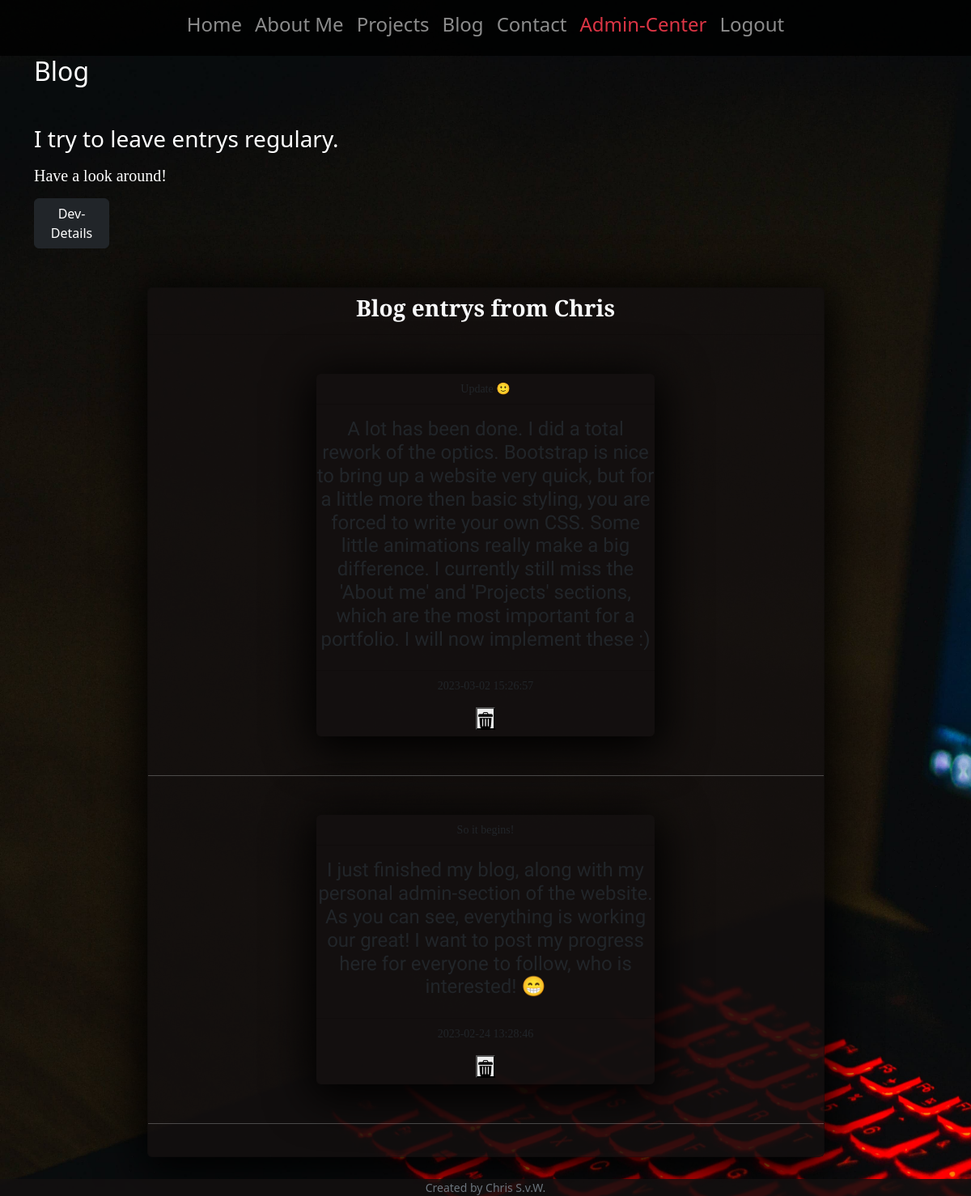
The page /blog (signed in) on the database its author committed.
### tables this page shows
CREATE TABLE blog (
post_id INTEGER NOT NULL PRIMARY KEY AUTOINCREMENT,
text TEXT NOT NULL,
title TEXT NOT NULL,
timestamp TEXT
);

### app.py (the view)
@app.route("/blog", methods=["GET"])
@login_required
def blog():
    blogs = db.execute("SELECT * FROM blog ORDER BY timestamp DESC;")
    return render_template("blog.html", blogs=blogs)

### app.py (called while the page is built)
@app.after_request
def after_request(response):
    response.headers["Cache-Control"] = "no-cache, no-store, must-revalidate, public, max-age=0"
    response.headers["Expires"] = 0
    response.headers["Pragma"] = "no-cache"
    return response

### toolbox.py (called while the page is built)
def login_required(f):
    @wraps(f)
    def decorated_function(*args, **kwargs):
        if session.get("user_id") is None:
            return redirect("/login")
        return f(*args, **kwargs)
    return decorated_function

### templates/blog.html (shortened to what this page needs)
{% extends "layout.html" %}
{% block main %}
<h2 class="text-start animation-fade-in-3 mb-5">Blog</h2>
<h3 class="text-start animation-fade-in-4 animation-fly-in-left">I try to leave entrys regulary.</h3>
<h5 class="text-start mt-3 comment-header-font  animation-fade-in-5 animation-fly-in-right">Have a look around!</h5>
<section class="pt-2 text-start" name="documentation">
  <p>
      <a class="btn col-1 btn-dark" data-bs-toggle="collapse" href="#collapseExample" role="button" aria-expanded="false" aria-controls="collapseExample">
        Dev-Details
      </a>
    </p>
</section>
<div class="buffer-1"></div>
    <div class="card mb-5 bg-dark-trans w-75 mx-auto box-shadow-light">
      <div class="card-header">
        <h3 class="site-header-font text-light">Blog entrys from Chris</h3>
      </div>
      <div class="card-text pb-4">
      {%if blogs is defined%}
      {%for blog in blogs%}
      <div class="card border-0 m-5 w-50 mx-auto box-shadow-light bg-dark-trans">
        <div class="card-header bg-color-black small comment-header-font">{{blog['title']}}</div>
        <div class="card-text mt-3 mb-3">
          <h4 class="comment-text-font">{{blog['text']}}</h4>
        </div>
        <div class="card-footer bg-color-blue">
          <p class="small comment-header-font">{{blog['timestamp']}}</p>
          {%if session['user_id'] == 1%}
          <form action="/deletepost" method="post">
          <button type="submit"><img class="trash-can" src="/static/trash-can.png" alt=""></button>
        </form>
        {%endif%}
        </div>
      </div>
      <hr class="text-light">
      {%endfor%}
      {%endif%}
      </div>
    </div>
{% endblock %}

### static/styles.css (style rules this page uses)
* { padding: 0; margin: 0; box-sizing: border-box; }
body { color: white; }
.site-header-font { font-family: 'Arvo', serif; font-weight: 800; }
.comment-header-font { font-family: 'Arvo', serif; }
.comment-text-font { font-family: 'Catamaran', sans-serif; }
.trash-can { max-width: 20px; max-height: 20px; }
.buffer-1 { min-height: 2em; }
.bg-dark-trans { background: rgba(19, 16, 16, 0.85) }
.box-shadow-light { box-shadow: 1px 10px 55px 8px rgba(0,0,0,1); }
.animation-fade-in-3 { animation: fadeIn 3s; }
.animation-fade-in-4 { animation: fadeIn 4s; }
.animation-fade-in-5 { animation: fadeIn 5s; }
.animation-fly-in-left { position: relative; animation: left-fly-in; animation-duration: 3s; }
.animation-fly-in-right { position: relative; animation: right-fly-in; animation-duration: 3s; }

### rows shown on the page
blog: title "Update 🙂", text "A lot has been done. I did a total rework of the optics. Bootstrap is nice to bring up a website very quick, but for a little more then basic styling, you are forced to write your own CSS. Some little animations really make a big difference. I currently still miss the 'About me' and 'Projects' sections, which are the most important for a portfolio. I will now implement these :)", timestamp "2023-03-02 15:26:57"
blog: title "So it begins!", text "I just finished my blog, along with my personal admin-section of the website. As you can see, everything is working our great! I want to post my progress here for everyone to follow, who is interested! 😁", timestamp "2023-02-24 13:28:46"
